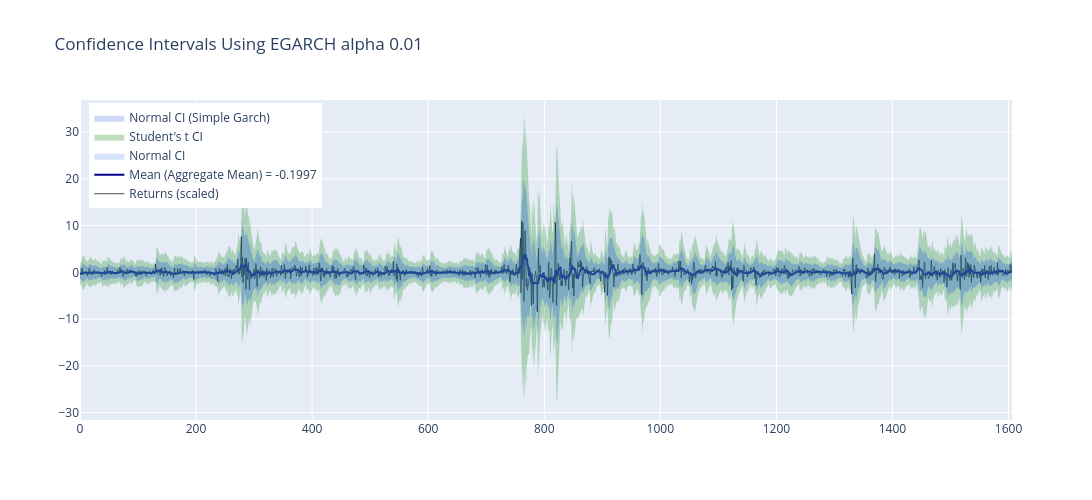

Notebook code for this chart:
### Code cell
# Create figure
fig = go.Figure()

# Add the returns line (scaled)
fig.add_trace(go.Scatter(
    x=np.arange(len(log_returns_usd_scaled_trimmed)),
    y=log_returns_usd_scaled_trimmed,
    mode='lines',
    name='Returns (scaled)',
    line=dict(color='black', width=1),
    opacity=0.7
))

# Add the mean line
fig.add_trace(go.Scatter(
    x=np.arange(len(rolling_mean)),
    y=rolling_mean,
    mode='lines',
    name=f'Mean (Aggregate Mean) = {rolling_mean[0]:.4f}',
    line=dict(color='darkblue', width=2)
))

# Add Normal CI (filled area)
fig.add_trace(go.Scatter(
    x=np.arange(len(log_returns_usd_scaled_trimmed)),
    y=ci_upper_norm,
    mode='lines',
    line=dict(width=0),
    showlegend=False,
    hoverinfo='skip'
))
fig.add_trace(go.Scatter(
    x=np.arange(len(log_returns_usd_scaled_trimmed)),
    y=ci_lower_norm,
    mode='lines',
    line=dict(width=0),
    fillcolor='rgba(100, 149, 237, 0.25)',  # cornflowerblue with alpha
    fill='tonexty',
    name='Normal CI',
    hoverinfo='skip'
))

# Add Student's t CI (filled area)
fig.add_trace(go.Scatter(
    x=np.arange(len(log_returns_usd_scaled_trimmed)),
    y=ci_upper_t,
    mode='lines',
    line=dict(width=0),
    showlegend=False,
    hoverinfo='skip'
))
fig.add_trace(go.Scatter(
    x=np.arange(len(log_returns_usd_scaled_trimmed)),
    y=ci_lower_t,
    mode='lines',
    line=dict(width=0),
    fillcolor='rgba(0, 128, 0, 0.25)',  # green with alpha
    fill='tonexty',
    name="Student's t CI",
    hoverinfo='skip'
))

# Add Normal CI (Simple Garch) (filled area)
fig.add_trace(go.Scatter(
    x=np.arange(len(log_returns_usd_scaled_trimmed)),
    y=ci_upper_gjr,
    mode='lines',
    line=dict(width=0),
    showlegend=False,
    hoverinfo='skip'
))
fig.add_trace(go.Scatter(
    x=np.arange(len(log_returns_usd_scaled_trimmed)),
    y=ci_lower_gjr,
    mode='lines',
    line=dict(width=0),
    fillcolor='rgba(65, 105, 225, 0.25)',  # royalblue with alpha
    fill='tonexty',
    name='Normal CI (Simple Garch)',
    hoverinfo='skip'
))

# Update layout
fig.update_layout(
    title=f'Confidence Intervals Using EGARCH alpha {alpha}',
    width=1200,
    height=500,
    hovermode='x unified',
    legend=dict(
        yanchor="top",
        y=0.99,
        xanchor="left",
        x=0.01
    )
)

fig.show()

### Figure 1 — Plotly figure (JSON) as saved in the notebook; plotly's stock layout.template omitted (floating-point values rounded to 4 significant figures; data arrays with more than 128 entries replaced by an {"elided": "..."} marker saying what was removed)
{"data": [{"line": {"color": "black", "width": 1}, "mode": "lines", "name": "Returns (scaled)", "opacity": 0.7, "type": "scatter", "x": {"elided": "1607 int values"}, "y": {"elided": "1607 float values"}}, {"line": {"color": "darkblue", "width": 2}, "mode": "lines", "name": "Mean (Aggregate Mean) = -0.1997", "type": "scatter", "x": {"elided": "1607 int values"}, "y": {"elided": "1607 float values"}}, {"hoverinfo": "skip", "line": {"width": 0}, "mode": "lines", "showlegend": false, "type": "scatter", "x": {"elided": "1607 int values"}, "y": {"elided": "1607 float values"}}, {"fill": "tonexty", "fillcolor": "rgba(100, 149, 237, 0.25)", "hoverinfo": "skip", "line": {"width": 0}, "mode": "lines", "name": "Normal CI", "type": "scatter", "x": {"elided": "1607 int values"}, "y": {"elided": "1607 float values"}}, {"hoverinfo": "skip", "line": {"width": 0}, "mode": "lines", "showlegend": false, "type": "scatter", "x": {"elided": "1607 int values"}, "y": {"elided": "1607 float values"}}, {"fill": "tonexty", "fillcolor": "rgba(0, 128, 0, 0.25)", "hoverinfo": "skip", "line": {"width": 0}, "mode": "lines", "name": "Student's t CI", "type": "scatter", "x": {"elided": "1607 int values"}, "y": {"elided": "1607 float values"}}, {"hoverinfo": "skip", "line": {"width": 0}, "mode": "lines", "showlegend": false, "type": "scatter", "x": {"elided": "1607 int values"}, "y": {"elided": "1607 float values"}}, {"fill": "tonexty", "fillcolor": "rgba(65, 105, 225, 0.25)", "hoverinfo": "skip", "line": {"width": 0}, "mode": "lines", "name": "Normal CI (Simple Garch)", "type": "scatter", "x": {"elided": "1607 int values"}, "y": {"elided": "1607 float values"}}], "layout": {"height": 500, "hovermode": "x unified", "legend": {"x": 0.01, "xanchor": "left", "y": 0.99, "yanchor": "top"}, "title": {"text": "Confidence Intervals Using EGARCH alpha 0.01"}, "width": 1200}}
